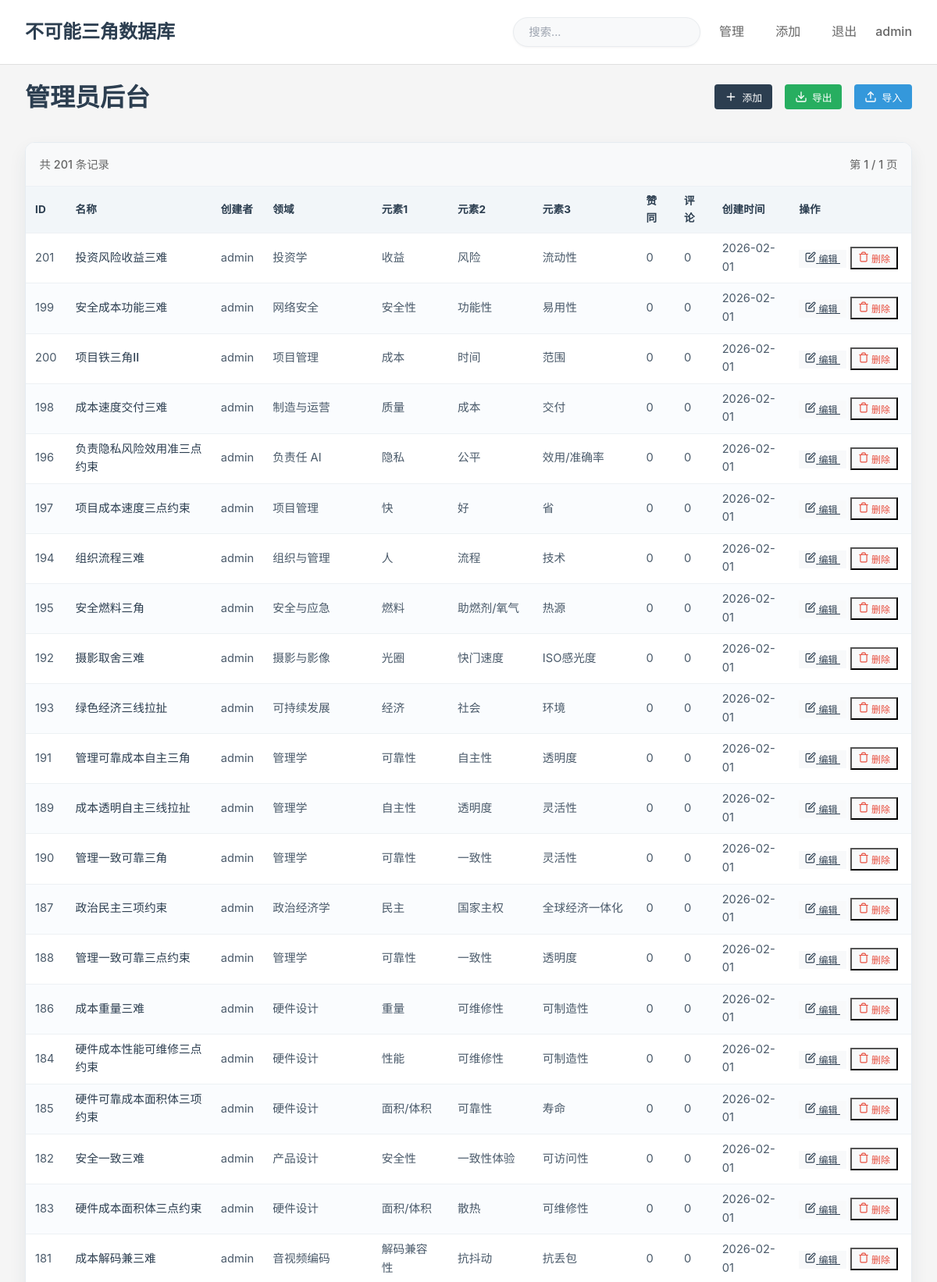
The page /admin (signed in, upper part) on the database its author committed.
### models.py (models this page shows)
class User(UserMixin, db.Model):
    id = db.Column(db.Integer, primary_key=True)
    username = db.Column(db.String(80), unique=True, nullable=False)
    password_hash = db.Column(db.String(128), nullable=False)
    is_admin = db.Column(db.Boolean, default=False)
    created_at = db.Column(db.DateTime, default=datetime.utcnow)
    created_its = db.relationship('ImpossibleTrinity', backref='creator', lazy=True)
    comments = db.relationship('Comment', backref='author', lazy=True)

class ImpossibleTrinity(db.Model):
    id = db.Column(db.Integer, primary_key=True)
    name = db.Column(db.String(200), nullable=False)
    name_en = db.Column(db.String(200), default='Impossible Trinity')
    field = db.Column(db.String(100), nullable=False)
    element1 = db.Column(db.String(100), nullable=False)
    element2 = db.Column(db.String(100), nullable=False)
    element3 = db.Column(db.String(100), nullable=False)
    description = db.Column(db.Text, nullable=False)
    created_at = db.Column(db.DateTime, default=datetime.utcnow)
    agree_count = db.Column(db.Integer, default=0)
    hyperlink = db.Column(db.String(500))
    feature_image_url = db.Column(db.String(500))
    element1_image_url = db.Column(db.String(500))
    element2_image_url = db.Column(db.String(500))
    element3_image_url = db.Column(db.String(500))
    updated_at = db.Column(db.DateTime, default=datetime.utcnow, onupdate=datetime.utcnow)
    element1_sacrifice_explanation = db.Column(db.Text)
    element2_sacrifice_explanation = db.Column(db.Text)
    element3_sacrifice_explanation = db.Column(db.Text)
    creator_id = db.Column(db.Integer, db.ForeignKey('user.id'), nullable=False)
    comments = db.relationship('Comment', backref='it', lazy=True, cascade='all, delete-orphan')

### app.py (the view)
@app.route('/admin')
@login_required
def admin():
    if not current_user.is_admin:
        flash('需要管理员权限')
        return redirect(url_for('index'))
    page = request.args.get('page', 1, type=int)
    per_page = 1000  # Show 1000 records per page
    pagination = ImpossibleTrinity.query.options(
        joinedload(ImpossibleTrinity.creator),
        joinedload(ImpossibleTrinity.comments)
    ).order_by(
        ImpossibleTrinity.created_at.desc()
    ).paginate(page=page, per_page=per_page, error_out=False)
    return render_template(
        'admin.html',
        its=pagination.items,
        pagination=pagination,
        per_page=per_page
    )

### app.py (called while the page is built)
@login_manager.user_loader
def load_user(user_id):
    return User.query.get(int(user_id))

@app.context_processor
def inject_user():
    return dict(current_user=current_user)

### templates/admin.html (shortened to what this page needs)
{% extends "base.html" %}
{% block content %}
<div class="dashboard-page">
    <div class="dashboard-header">
        <h1 class="dashboard-title">管理员后台</h1>
        <div class="dashboard-actions">
            <button type="button" class="btn btn-primary" onclick="window.location.href='{{ url_for('add_it') }}'">
                <svg width="16" height="16" viewBox="0 0 24 24" fill="none" stroke="currentColor" stroke-width="2" stroke-linecap="round" stroke-linejoin="round" style="margin-right: 0.4rem;">
                    <line x1="12" y1="5" x2="12" y2="19"></line>
                    <line x1="5" y1="12" x2="19" y2="12"></line>
                </svg>
                添加
            </button>
            <button type="button" class="btn btn-success" onclick="window.location.href='{{ url_for('export_csv') }}'">
                导出
            </button>
            <form action="{{ url_for('import_csv') }}" method="POST" enctype="multipart/form-data" class="inline-form">
                <button type="button" class="btn btn-info" onclick="document.getElementById('csv-file-input').click(); return false;" id="import-btn">
                    导入
                </button>
            </form>
        </div>
    </div>
    <div class="dashboard-content">
        {% if its %}
            <div class="table-container">
                <div class="table-info">
                    <span>共 {{ pagination.total }} 条记录</span>
                    <span>第 {{ pagination.page }} / {{ pagination.pages }} 页</span>
                </div>
                <table class="data-table dense">
                    <thead>
                        <tr>
                            <th>ID</th>
                            <th>名称</th>
                            <th>创建者</th>
                            <th>领域</th>
                            <th>元素1</th>
                            <th>元素2</th>
                            <th>元素3</th>
                            <th>赞同</th>
                            <th>评论</th>
                            <th>创建时间</th>
                            <th>操作</th>
                        </tr>
                    </thead>
                    <tbody>
                        {% for it in its %}
                            <tr>
                                <td>{{ it.id }}</td>
                                <td>
                                    <a href="{{ url_for('detail', id=it.id) }}" class="table-link">{{ it.name }}</a>
                                </td>
                                <td>{{ it.creator.username }}</td>
                                <td>{{ it.field }}</td>
                                <td>{{ it.element1 }}</td>
                                <td>{{ it.element2 }}</td>
                                <td>{{ it.element3 }}</td>
                                <td>{{ it.agree_count }}</td>
                                <td>{{ it.comments|length }}</td>
                                <td>{{ it.created_at.strftime('%Y-%m-%d') }}</td>
                                <td>
                                    <a href="{{ url_for('edit_it', id=it.id) }}" class="btn-small btn-edit">
                                        <svg width="14" height="14" viewBox="0 0 24 24" fill="none" stroke="currentColor" stroke-width="2" stroke-linecap="round" stroke-linejoin="round">
                                            <path d="M11 4H4a2 2 0 0 0-2 2v14a2 2 0 0 0 2 2h14a2 2 0 0 0 2-2v-7"></path>
                                            <path d="M18.5 2.5a2.121 2.121 0 0 1 3 3L12 15l-4 1 1-4 9.5-9.5z"></path>
                                        </svg>
                                        编辑
                                    </a>
                                    <form action="{{ url_for('delete_it', id=it.id) }}" method="POST" class="inline-form">
                                        <button type="submit" class="btn-small btn-delete" onclick="return confirm('确定删除？')">
                                            <svg width="14" height="14" viewBox="0 0 24 24" fill="none" stroke="currentColor" stroke-width="2" stroke-linecap="round" stroke-linejoin="round">
                                                <polyline points="3 6 5 6 21 6"></polyline>
                                                <path d="M19 6v14a2 2 0 0 1-2 2H7a2 2 0 0 1-2-2V6m3 0V4a2 2 0 0 1 2-2h4a2 2 0 0 1 2 2v2"></path>
                                            </svg>
                                            删除
                                        </button>
                                    </form>
                                </td>
                            </tr>
                        {% endfor %}
                    </tbody>
                </table>
            </div>
        {% else %}
            <div class="empty-state">
                <p>系统中没有任何不可能三角数据</p>
                <a href="{{ url_for('add_it') }}" class="btn btn-primary">创建第一个IT</a>
            </div>
        {% endif %}
    </div>
</div>
{% endblock %}

### templates/base.html (shortened to what this page needs)
<!DOCTYPE html>
<html lang="zh-CN">
<head>
    <link rel="stylesheet" href="{{ url_for('static', filename='css/style.css') }}">
</head>
<body>
    <header class="main-header">
        <div class="header-content">
            <div class="header-info">
                <a href="{{ url_for('index') }}" class="site-title">不可能三角数据库</a>
            </div>
            <nav class="main-nav" id="main-nav">
                <form class="search-form" action="{{ url_for('index') }}" method="GET">
                    <input
                        type="text"
                        name="q"
                        class="search-input"
                        placeholder="搜索..."
                        value="{{ request.args.get('q', '') }}"
                    >
                </form>
                {% if current_user.is_authenticated %}
                    <a href="{{ url_for('dashboard') }}" class="nav-link">管理</a>
                    <a href="{{ url_for('add_it') }}" class="nav-link">添加</a>
                    <a href="{{ url_for('logout') }}" class="nav-link">退出</a>
                    <span class="user-info">{{ current_user.username }}</span>
                {% else %}
                    <a href="{{ url_for('login') }}" class="nav-link">登录</a>
                    <a href="{{ url_for('register') }}" class="nav-link">注册</a>
                {% endif %}
            </nav>
        </div>
    </header>
    <main class="main-content">
        {% block content %}{% endblock %}
    </main>
</body>
</html>

### static/css/style.css (style rules this page uses)
* { margin: 0; padding: 0; box-sizing: border-box; }
body { font-family: -apple-system, BlinkMacSystemFont, "Segoe UI", Roboto, "Helvetica Neue", Arial, sans-serif; line-height: 1.6; color: #333; background: #f5f5f5; }
.main-header { background: #fff; padding: 1.25rem 2rem; border-bottom: 1px solid #e0e0e0; }
.header-content { display: flex; align-items: center; justify-content: space-between; gap: 1.5rem; width: 100%; max-width: 1400px; margin: 0 auto; position: relative; }
.header-info { display: flex; align-items: center; gap: 1rem; flex-wrap: wrap; }
.main-nav { display: flex; align-items: center; gap: 0.5rem; margin-left: auto; }
.header-info .site-title { font-size: 1.5rem; color: #2c3e50; font-weight: 700; margin: 0; text-decoration: none; cursor: pointer; transition: color 0.2s; }
.search-form { display: flex; align-items: center; }
.search-input { padding: 0.6rem 1.2rem; background: #f8f9fa; color: #2c3e50; font-size: 0.9rem; border: 1px solid #e9ecef; border-radius: 24px; width: 240px; transition: all 0.25s cubic-bezier(0.4, 0, 0.2, 1); font-family: inherit; box-shadow: 0 1px 3px rgba(0, 0, 0, 0.05); }
.search-input::placeholder { color: #9ca3af; font-weight: 400; }
.nav-link { color: #666; text-decoration: none; padding: 0.5rem 1rem; transition: color 0.2s; }
.user-info { color: #666; font-weight: 500; }
.main-content { max-width: 1400px; margin: 0 auto; padding: 1rem 2rem 2rem 2rem; min-height: calc(100vh - 200px); }
.table-container { background: #fff; overflow-x: auto; border: 1px solid #e6ecf1; border-radius: 12px; box-shadow: 0 10px 22px rgba(44, 62, 80, 0.08); }
.table-info { display: flex; justify-content: space-between; align-items: center; padding: 1rem 1.1rem; background: #f8f9fa; border-bottom: 1px solid #edf1f4; color: #666; font-size: 0.9rem; font-weight: 500; }
.table-info span { display: flex; align-items: center; gap: 0.5rem; }
.data-table { width: 100%; border-collapse: collapse; min-width: 720px; }
.data-table th, .data-table td { padding: 0.9rem 1.1rem; text-align: left; border-bottom: 1px solid #edf1f4; }
.data-table th { background: #f2f6f9; color: #2c3e50; font-weight: 700; font-size: 0.85rem; letter-spacing: 0.2px; position: sticky; top: 0; z-index: 1; }
.data-table tbody tr { cursor: pointer; transition: background 0.2s, transform 0.2s, box-shadow 0.2s; }
.data-table tbody tr:nth-child(even) { background: #fafcfe; }
.data-table.dense th, .data-table.dense td { padding: 0.5rem 0.75rem; }
.data-table td { color: #4a5a6a; font-size: 0.92rem; }
.data-table td:last-child, .data-table th:last-child { white-space: nowrap; }
.table-link { color: #2c3e50; text-decoration: none; font-weight: 500; }
.btn { display: inline-flex; align-items: center; padding: 0.4rem 0.8rem; text-decoration: none; cursor: pointer; transition: all 0.2s ease; font-size: 0.8rem; font-weight: 500; border: none; border-radius: 4px; box-shadow: none; }
.btn-primary { background: #2c3e50; color: #fff; }
.btn-success { background: #27ae60; color: #fff; }
.btn-info { background: #3498db; color: #fff; }
.btn-small { padding: 0.25rem 0.5rem; font-size: 0.75rem; margin-right: 0.3rem; box-shadow: none; }
.btn-edit { background: #f8f9fa; color: #2c3e50; --hover-bg: #e9ecef; }
.btn-delete { background: #f8f9fa; color: #e74c3c; --hover-bg: #ffe5e5; }
.dashboard-page { max-width: 1400px; margin: 0 auto; }
.dashboard-header { display: flex; justify-content: space-between; align-items: center; margin-bottom: 2rem; }
.dashboard-title { font-size: 2rem; color: #2c3e50; }
.dashboard-actions { display: flex; gap: 1rem; }
.inline-form { display: inline; }

### rows shown on the page
User: username "admin"
ImpossibleTrinity: id "201", name "投资风险收益三难", creator.username "admin", field "投资学", element1 "收益", element2 "风险", element3 "流动性", agree_count "0", comments|length "0", created_at "2026-02-01"
ImpossibleTrinity: id "199", name "安全成本功能三难", creator.username "admin", field "网络安全", element1 "安全性", element2 "功能性", element3 "易用性", agree_count "0", comments|length "0", created_at "2026-02-01"
ImpossibleTrinity: id "200", name "项目铁三角Ⅱ", creator.username "admin", field "项目管理", element1 "成本", element2 "时间", element3 "范围", agree_count "0", comments|length "0", created_at "2026-02-01"
ImpossibleTrinity: id "198", name "成本速度交付三难", creator.username "admin", field "制造与运营", element1 "质量", element2 "成本", element3 "交付", agree_count "0", comments|length "0", created_at "2026-02-01"
ImpossibleTrinity: id "196", name "负责隐私风险效用准三点约束", creator.username "admin", field "负责任 AI", element1 "隐私", element2 "公平", element3 "效用/准确率", agree_count "0", comments|length "0", created_at "2026-02-01"
ImpossibleTrinity: id "197", name "项目成本速度三点约束", creator.username "admin", field "项目管理", element1 "快", element2 "好", element3 "省", agree_count "0", comments|length "0", created_at "2026-02-01"
ImpossibleTrinity: id "194", name "组织流程三难", creator.username "admin", field "组织与管理", element1 "人", element2 "流程", element3 "技术", agree_count "0", comments|length "0", created_at "2026-02-01"
ImpossibleTrinity: id "195", name "安全燃料三角", creator.username "admin", field "安全与应急", element1 "燃料", element2 "助燃剂/氧气", element3 "热源", agree_count "0", comments|length "0", created_at "2026-02-01"
ImpossibleTrinity: id "192", name "摄影取舍三难", creator.username "admin", field "摄影与影像", element1 "光圈", element2 "快门速度", element3 "ISO感光度", agree_count "0", comments|length "0", created_at "2026-02-01"
ImpossibleTrinity: id "193", name "绿色经济三线拉扯", creator.username "admin", field "可持续发展", element1 "经济", element2 "社会", element3 "环境", agree_count "0", comments|length "0", created_at "2026-02-01"
ImpossibleTrinity: id "191", name "管理可靠成本自主三角", creator.username "admin", field "管理学", element1 "可靠性", element2 "自主性", element3 "透明度", agree_count "0", comments|length "0", created_at "2026-02-01"
ImpossibleTrinity: id "189", name "成本透明自主三线拉扯", creator.username "admin", field "管理学", element1 "自主性", element2 "透明度", element3 "灵活性", agree_count "0", comments|length "0", created_at "2026-02-01"
ImpossibleTrinity: id "190", name "管理一致可靠三角", creator.username "admin", field "管理学", element1 "可靠性", element2 "一致性", element3 "灵活性", agree_count "0", comments|length "0", created_at "2026-02-01"
ImpossibleTrinity: id "187", name "政治民主三项约束", creator.username "admin", field "政治经济学", element1 "民主", element2 "国家主权", element3 "全球经济一体化", agree_count "0", comments|length "0", created_at "2026-02-01"
ImpossibleTrinity: id "188", name "管理一致可靠三点约束", creator.username "admin", field "管理学", element1 "可靠性", element2 "一致性", element3 "透明度", agree_count "0", comments|length "0", created_at "2026-02-01"
ImpossibleTrinity: id "186", name "成本重量三难", creator.username "admin", field "硬件设计", element1 "重量", element2 "可维修性", element3 "可制造性", agree_count "0", comments|length "0", created_at "2026-02-01"
ImpossibleTrinity: id "184", name "硬件成本性能可维修三点约束", creator.username "admin", field "硬件设计", element1 "性能", element2 "可维修性", element3 "可制造性", agree_count "0", comments|length "0", created_at "2026-02-01"
ImpossibleTrinity: id "185", name "硬件可靠成本面积体三项约束", creator.username "admin", field "硬件设计", element1 "面积/体积", element2 "可靠性", element3 "寿命", agree_count "0", comments|length "0", created_at "2026-02-01"
ImpossibleTrinity: id "182", name "安全一致三难", creator.username "admin", field "产品设计", element1 "安全性", element2 "一致性体验", element3 "可访问性", agree_count "0", comments|length "0", created_at "2026-02-01"
ImpossibleTrinity: id "183", name "硬件成本面积体三点约束", creator.username "admin", field "硬件设计", element1 "面积/体积", element2 "散热", element3 "可维修性", agree_count "0", comments|length "0", created_at "2026-02-01"
ImpossibleTrinity: id "181", name "成本解码兼三难", creator.username "admin", field "音视频编码", element1 "解码兼容性", element2 "抗抖动", element3 "抗丢包", agree_count "0", comments|length "0", created_at "2026-02-01"

### other values the page prints
{{ pagination.total }} "201"
{{ pagination.page }} "1"
{{ pagination.pages }} "1"
